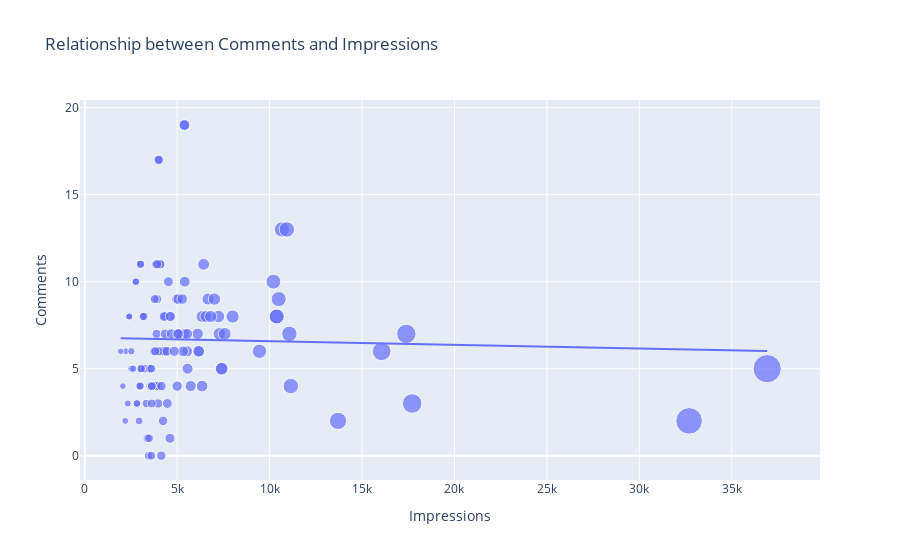

Write notebook code for a chart like this one.
### Code cell
figure = px.scatter(data_frame=data, x="Impressions",
                    y="Comments", size="Impressions", trendline="ols",
                    title="Relationship between Comments and Impressions")
figure.show()
